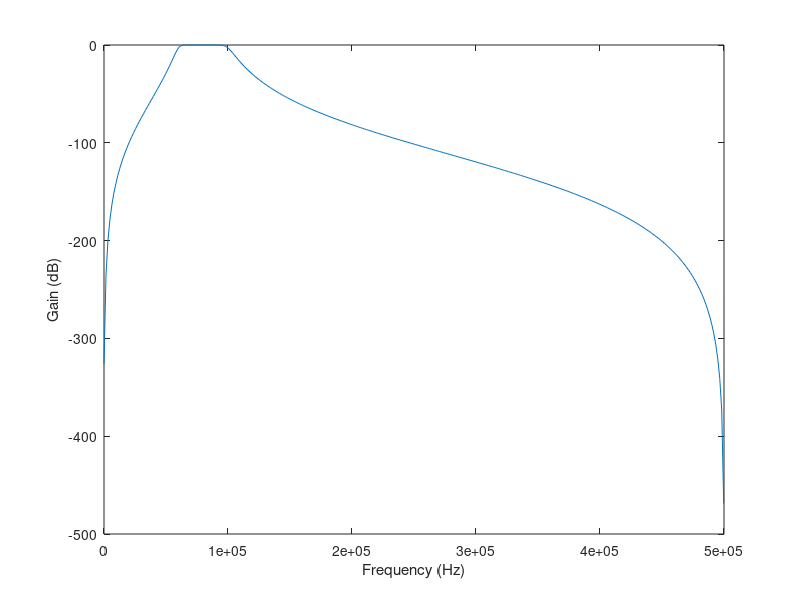
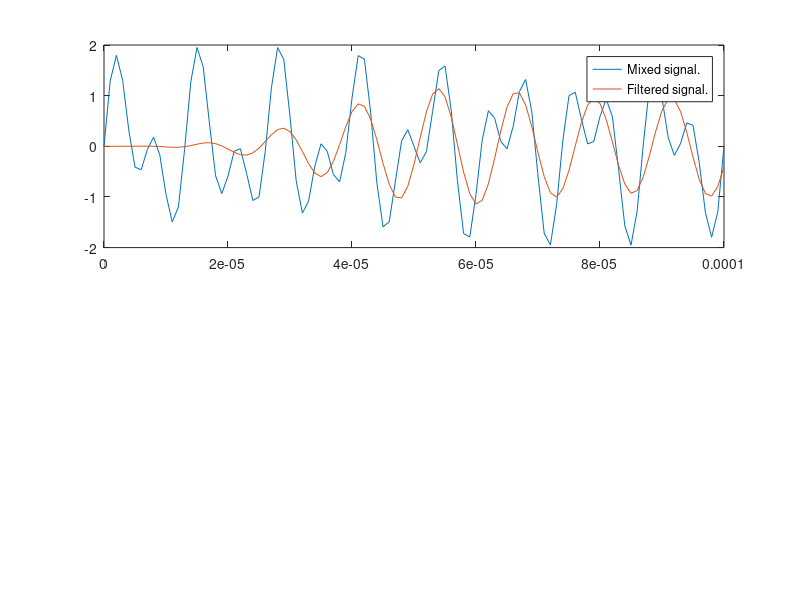
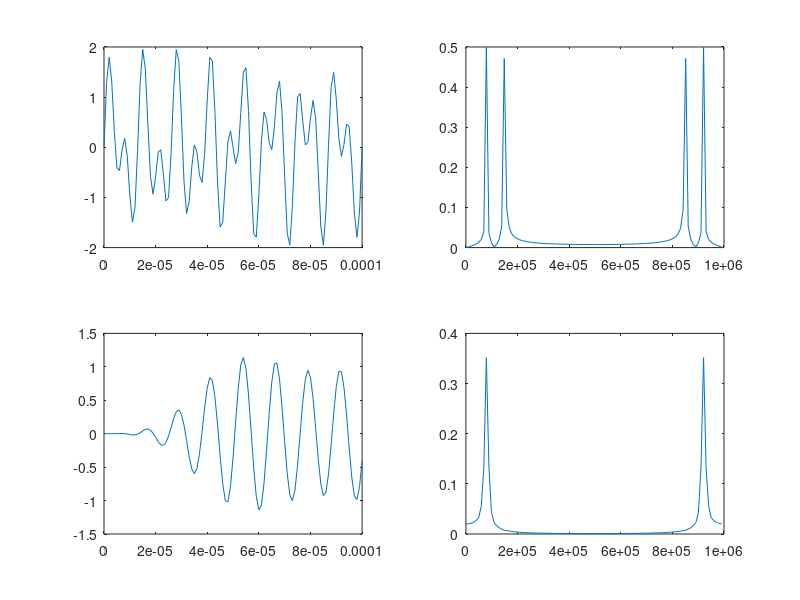

The MATLAB source for these figures, in order:
%mducng/SoC/D2/G2touch
clc;
clear;
close all;
%%%%%%%%%%%%%%%%%%%%%%%%%%%%%%%%%%%%%%%%%%%%%%%%%%%%%%%%%%%%%%%%%%%%%%%%%%%
% filter design
fs          = 1000000;                              % sampling frequency (Hz)
wp          = 60000;                                % passband frequency
ws          = 100000;                               % stopband frequency
n           = 6;                                    % filter order = 2*n = 12
w1          = (2 * wp)/fs;
w2          = (2 * ws)/fs;
wn          = [w1, w2];
[b, a]      = butter(n, wn, 'bandpass');
%%%%%%%%%%%%%%%%%%%%%%%%%%%%%%%%%%%%%%%%%%%%%%%%%%%%%%%%%%%%%%%%%%%%%%%%%%%
w           = 0:0.01:pi;
[h, om]     = freqz(b, a, w);
m           = 20*log10(abs(h));
%%%%%%%%%%%%%%%%%%%%%%%%%%%%%%%%%%%%%%%%%%%%%%%%%%%%%%%%%%%%%%%%%%%%%%%%%%%
% create signal and check response
f1          = 80000;                                % wanted frequency
fn          = 150000;                               % noise frequency 
dt          = 1/fs;
t           = (0:1:100)*dt;
Nfft        = length(t);
xMixed      = 1*sin(2*pi*f1*t) + 1*sin(2*pi*fn*t);
xFT         = filter(b,a,xMixed);
xMixedFFT   = fft(xMixed,Nfft);
xFTfft      = fft(xFT,Nfft);
dF          = fs/length(xMixed);
fVectors    = (0:1:100)*dF;
%%%%%%%%%%%%%%%%%%%%%%%%%%%%%%%%%%%%%%%%%%%%%%%%%%%%%%%%%%%%%%%%%%%%%%%%%%%
% plot magnitude response of designed filter:
figure(1); 
plot(om/pi*(fs/2), m);
ylabel('Gain (dB)');
xlabel('Frequency (Hz)');
% plot mixed signal and filtered signal:
figure(2);
subplot(2,1,1);
plot(t,xMixed);
hold on;
plot(t,xFT);
legend('Mixed signal.','Filtered signal.');
figure(3);
subplot(2,2,1);
plot(t,xMixed);
subplot(2,2,2);
plot(fVectors,abs(xMixedFFT/Nfft));
subplot(2,2,3);
plot(t,xFT);
subplot(2,2,4);
plot(fVectors,abs(xFTfft/Nfft));
% write data to file
% fileID = fopen('data_2k.txt','w');
% fprintf(fileID, '%f\n', x);
% fclose(fileID);